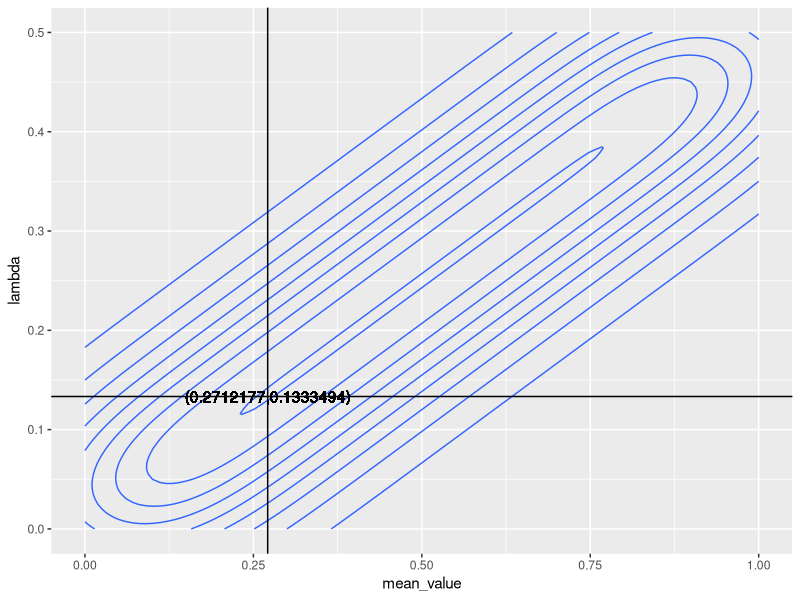
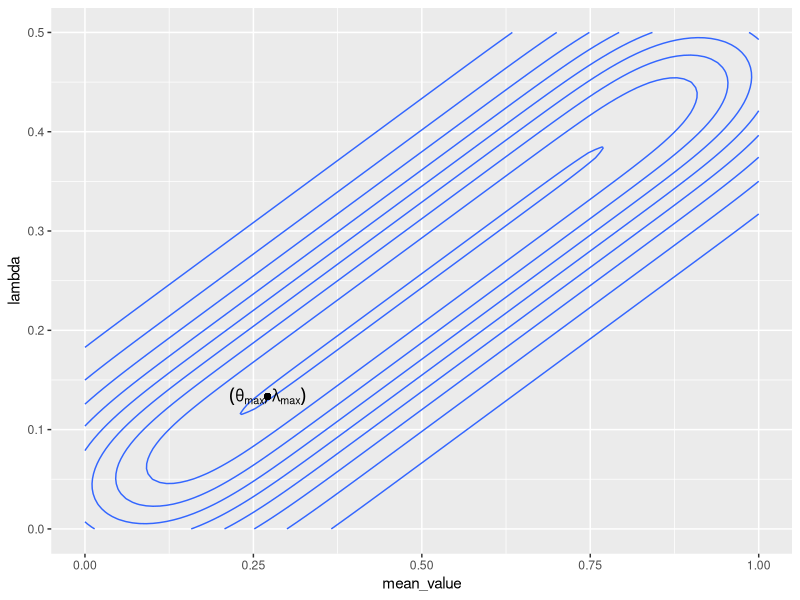
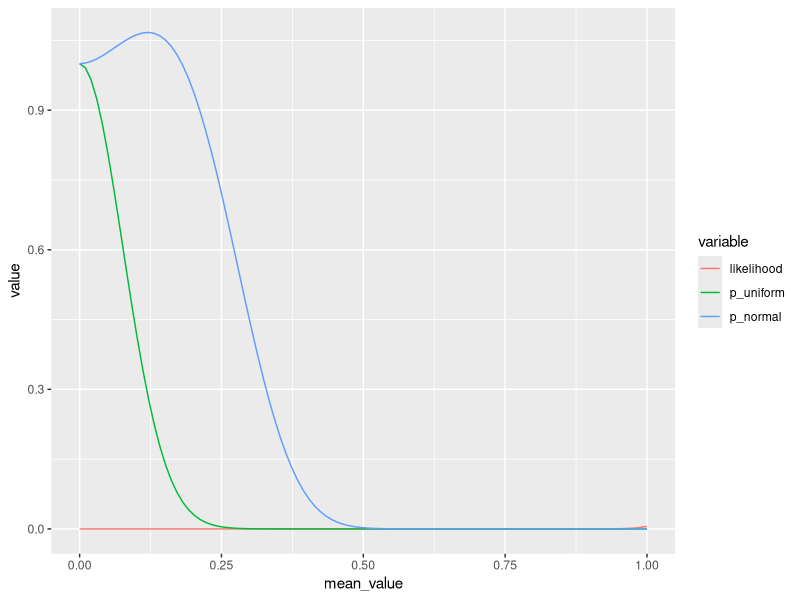

Generate these figures, in order, with R:
## ---- chunk 1
knitr::opts_chunk$set(echo = TRUE)
## ---- chunk 2
library(ggplot2)
library(stats)
library(reshape2)
library(cowplot)
library(mlbench)

sessionInfo()
## ---- chunk 3
set.seed(123)
rnd <- rnorm(100, mean=0, sd=3)
lambda_max <- 1/var(rnd)
meanvalue_max <- mean(rnd)

lambda_max
meanvalue_max

my_function<-function(mean_value,lambda){
final <- 0
for (v in rnd) {
  c<-(v-mean_value)**2
  final<-final+c
}

log.likli.hood<-(50)*log(lambda/(2*3.14))-((1/2)*(lambda)*final)

return(log.likli.hood)
}

lambda<-seq(0,0.5,length=100)
mean_value<-seq(0,1,length=100)

z<-my_function(mean_value,lambda)
total<-data.frame(lambda = lambda,mean_value = mean_value, z = z)
total
ggplot(total,aes(mean_value,lambda,z=z)) + 
  geom_density_2d()  + 
  geom_vline(xintercept = meanvalue_max) + 
  geom_hline(yintercept = lambda_max) + 
  geom_text(label = "(0.2712177,0.1333494)", x=0.2712177, y=0.1333494)

plot1 <- ggplot(total,aes(mean_value,lambda,z=z)) + 
  geom_density_2d() +
  geom_point(x = meanvalue_max, y = lambda_max)

plot1 + annotate("text", x = meanvalue_max, y = lambda_max,
           label = expression( group("(",list(theta[max] , lambda[max]),")")))
## ---- chunk 4

p_uni <- function(mean_value,lambda){
p_uniform <- exp (lambda*sum(rnd)*mean_value-length(rnd)*
                           ((mean_value)**2))
return(p_uniform)
}

p_normal <- function(mean_value,lambda,lambda_0){
  mean_0=0
  L <- lambda_0+length(rnd)*lambda
  M <- (lambda_0*mean_0+lambda*sum(rnd))/(L)
  p_normal <- exp(L*M*mean_value - 0.5*L*(mean_value**2))
}

my_function2<-function(mean_value,lambda){
  final <- 0
  for (variable in rnd) {
    c <- (variable-mean_value)**2
    final <- final+c
  }

  likelihood <- ((sqrt(lambda/2*3.14))**length(rnd))*exp(0.5*lambda)*final
  return(likelihood)
}

lambda_0 <- seq(0.1,100,length=100)


lvt <- my_function2(mean_value,lambda)
pn <- p_normal(mean_value,lambda,lambda_0 = lambda_0)
pu <- p_uni(mean_value = mean_value,lambda = lambda)
id <- 0:99
final_data <- data.frame(likelihood = lvt, p_uniform = pu, p_normal = pn,
                       mean_value = mean_value)

df_1 <- melt(final_data, id.vars="mean_value")


ggplot(data=df_1, aes(x=mean_value,y=value,col=variable)) +
  geom_line()
## ---- chunk 5
data("BostonHousing")
df_2 = BostonHousing

bh = lm(crim ~ .,data = df_2)
lm.betas <- bh$coefficients
summary(bh)
## ---- chunk 6
y <- df_2$crim
X <- as.matrix(df_2[-1])
int <- rep(1, length(y))
X <- cbind(int, X)
X <- matrix(as.numeric(X),ncol = ncol(X))
my.lm <- function(y,X){
betas <- solve(t(X) %*% X) %*% t(X) %*% y
return (betas)
}
my.lm(y,X)

#Comparision
results <- data.frame(our.results=my.lm(y,X), lm.results=lm.betas)
print(results)

#MSE
beta = my.lm(y,X)
int <- rep(1, length(y))
#Z = cbind(int,X)
#Z <- matrix(as.numeric(Z),ncol = ncol(Z))
pred   = X %*% beta
MSE_own = mean((y - pred)^2)
MSE_lm = mean(bh$residuals^2)
results_mse <- data.frame(our.result=MSE_own, lm.result=MSE_lm)
print(results_mse)
## ---- chunk 7
train = tail(df_2,-10)
test = head(df_2,10)
ytrain = train$crim
ytest = test$crim


Xtest =  as.matrix(test[-1])
int2 = rep(1, length(ytest))
Xtest = cbind(int2,Xtest)
Xtest <- matrix(as.numeric(Xtest),ncol = ncol(Xtest))
xtest = head(Xtest, 1)

Xtrain =  as.matrix(train[-1])
int2 = rep(1, length(ytrain))
Xtrain = cbind(int2,Xtrain)
Xtrain = matrix(as.numeric(Xtrain),ncol = ncol(Xtrain))

my.predict <- function(Xtrain, ytrain, Xtest){
  n = length(ytrain)
  #lm.model <- lm(y ~ x)
  p = ncol(Xtest)
 # y.fitted <- lm.model$fitted.values # Extract the fitted values of y
  beta = my.lm(ytrain,Xtrain)
  y.fitted =  Xtrain %*% beta
#pred.y <- b1 * pred.x + b0
 
  pred.y =  Xtest%*%beta
  return(pred.y)
}
predTest = my.predict(Xtrain, ytrain,Xtest)
RMSE = sqrt((1/10)*sum((predTest - ytest)^2))
print(RMSE)
## ---- chunk 8
summary(bh)
## ---- chunk 9
bh2 = lm(crim ~ zn+dis+rad+b+medv,data = df_2)
summary(bh2)



anova(bh,bh2)
